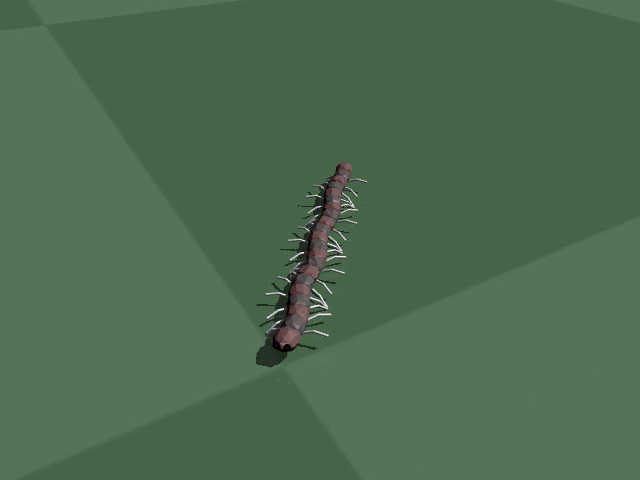
#> input picture frame 4 of 8-Dataset/videos/flat/trial_000.mp4, 640 x 480 px, given in place of diagnostic_A_old_plant_old_controller_front.mp4, which was not available
$ python make_front_demo_sheet.py
#> lines starting #> are read from the running program, lines starting #| are printed output that depends on the picture; pictures that were not available may be replaced by others from this repository, and a replacement may not be noted
"""Create a matched-camera frame sheet for the two diagnostic demo videos."""

from pathlib import Path

import cv2
from PIL import Image, ImageDraw, ImageFont


ROOT = Path(__file__).resolve().parent
OUT = ROOT / "outputs/figures/matched_front_demo_comparison.png"
VIDEOS = (
    ("A  OLD PLANT + OLD FLAT CONTROLLER", ROOT / "outputs/videos/diagnostic_A_old_plant_old_controller_front.mp4"),
    ("E  q2 k20 PLANT + INHERITED CONTROLLER", ROOT / "outputs/videos/diagnostic_E_q2_k20_inherited_controller_front.mp4"),
)
FRACTIONS = (0.30, 0.45, 0.60, 0.75)


def get_font(size: int):
    path = Path(r"C:\Windows\Fonts\arial.ttf")
    return ImageFont.truetype(str(path), size) if path.exists() else ImageFont.load_default()


def main():
    cell_w, cell_h, gap, margin = 480, 270, 12, 24
    label_h, title_h, header_h = 42, 64, 38
    width = margin * 2 + len(FRACTIONS) * cell_w + (len(FRACTIONS) - 1) * gap
    height = margin * 2 + title_h + header_h + len(VIDEOS) * (label_h + cell_h + gap)
    canvas = Image.new("RGB", (width, height), "white")
#> canvas: PIL image 2004x798 RGB; every value is 255
    draw = ImageDraw.Draw(canvas)
    draw.text((margin, margin), "Matched front camera: the old low-wave run already rolls", fill="#111827", font=get_font(32))
    y = margin + title_h
    for col, fraction in enumerate(FRACTIONS):
        x = margin + col * (cell_w + gap)
        draw.text((x + cell_w // 2, y), f"{fraction:.0%} of run", anchor="ma", fill="#374151", font=get_font(22))
    y += header_h

    for label, path in VIDEOS:
        draw.text((margin, y), label, fill="#111827", font=get_font(24))
        y += label_h
        cap = cv2.VideoCapture(str(path))
        count = int(cap.get(cv2.CAP_PROP_FRAME_COUNT))
        for col, fraction in enumerate(FRACTIONS):
            cap.set(cv2.CAP_PROP_POS_FRAMES, round(fraction * (count - 1)))
            ok, bgr = cap.read()
            if not ok:
                raise RuntimeError(f"Cannot read {path} at {fraction}")
            frame = Image.fromarray(cv2.cvtColor(bgr, cv2.COLOR_BGR2RGB)).resize(
                (cell_w, cell_h), Image.Resampling.LANCZOS
            )
            canvas.paste(frame, (margin + col * (cell_w + gap), y))
#> this loop made 4 passes
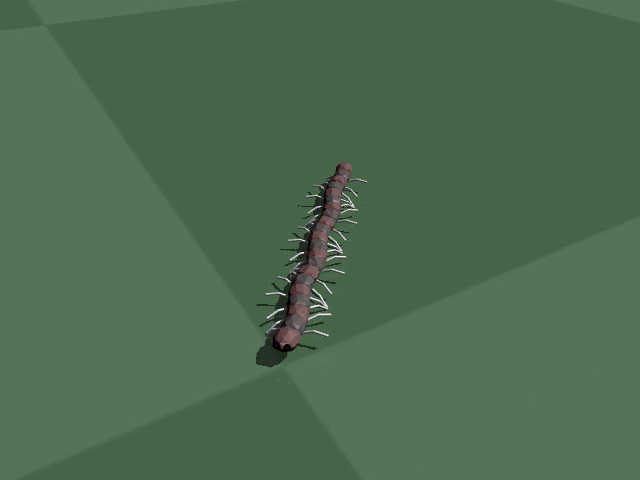
#> input picture frame 4 of 8-Dataset/videos/flat/trial_000.mp4, 640 x 480 px, given in place of diagnostic_A_old_plant_old_controller_front.mp4, which was not available
#> pass 1, in main, `frame = Image.fromarray(cv2.cvtColor(bgr, cv2.COLOR_BGR2RGB)).resize( ..`:
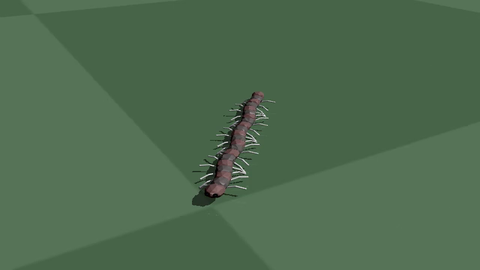
#> frame: PIL image 480x270 RGB; mean R, G, B 78.1, 106.2, 78.8
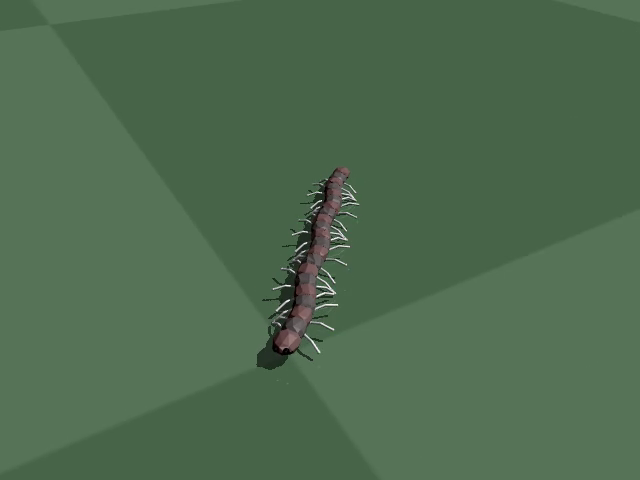
#> input picture frame 7 of 8-Dataset/videos/flat/trial_000.mp4, 640 x 480 px, given in place of diagnostic_A_old_plant_old_controller_front.mp4, which was not available
#> after the loop:
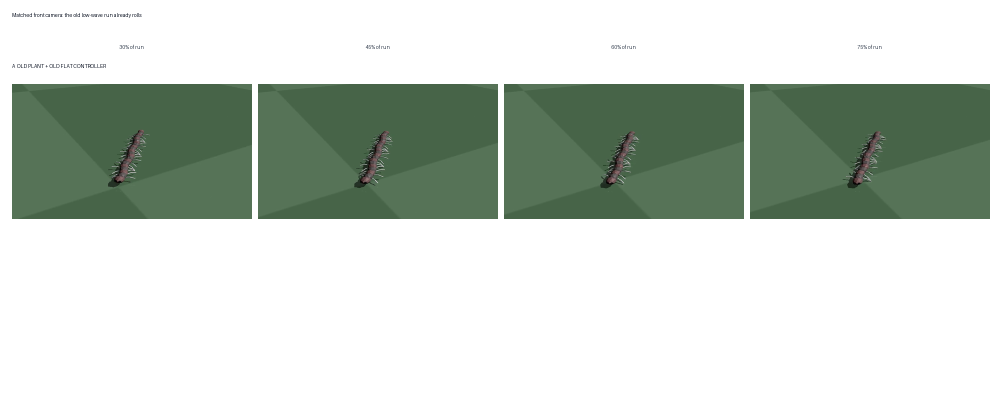
#> canvas: PIL image 2004x798 RGB (shown at 1/2 size); mean R, G, B 197.5, 206.6, 197.7
#> after the loop:
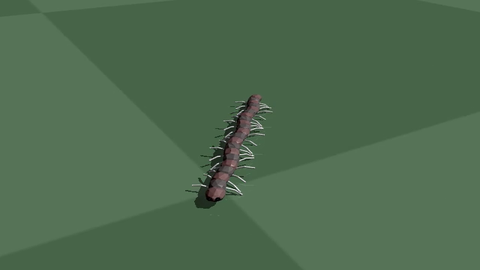
#> frame: PIL image 480x270 RGB; mean R, G, B 78.1, 106.2, 78.9
        cap.release()
        y += cell_h + gap

    OUT.parent.mkdir(parents=True, exist_ok=True)
    canvas.save(OUT)
    print(OUT)


if __name__ == "__main__":
    main()

$ run again, starting later in the video
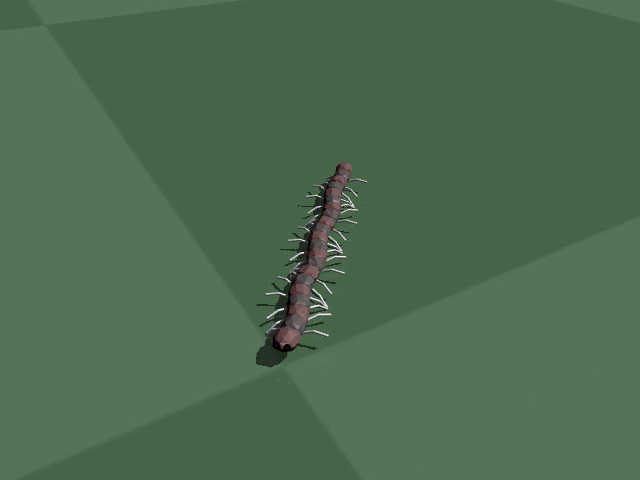
#> input picture frame 4 of 8-Dataset/videos/flat/trial_000.mp4, 640 x 480 px, given in place of diagnostic_A_old_plant_old_controller_front.mp4, which was not available
#> the loop in main, `for col, fraction in enumerate(FRACTIONS):` made 4 passes
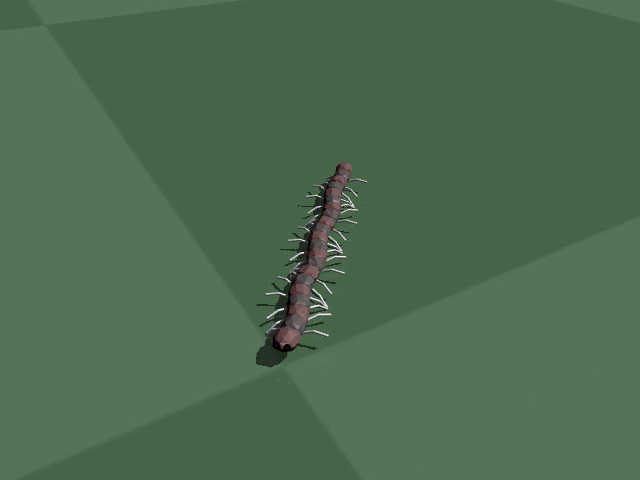
#> input picture frame 4 of 8-Dataset/videos/flat/trial_000.mp4, 640 x 480 px, given in place of diagnostic_A_old_plant_old_controller_front.mp4, which was not available
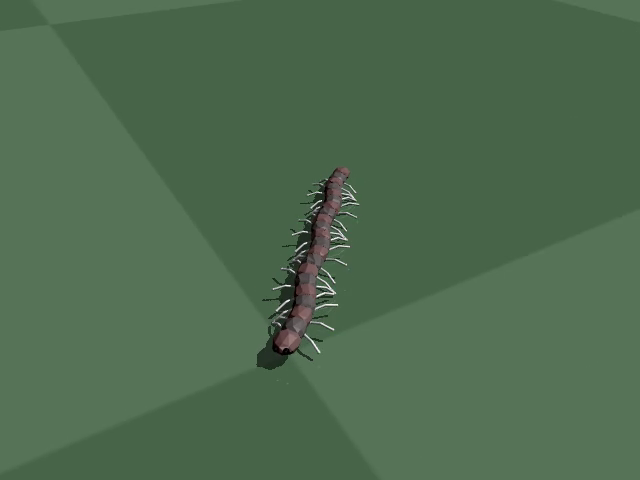
#> input picture frame 7 of 8-Dataset/videos/flat/trial_000.mp4, 640 x 480 px, given in place of diagnostic_A_old_plant_old_controller_front.mp4, which was not available
#> in main, `canvas.save(OUT)`:
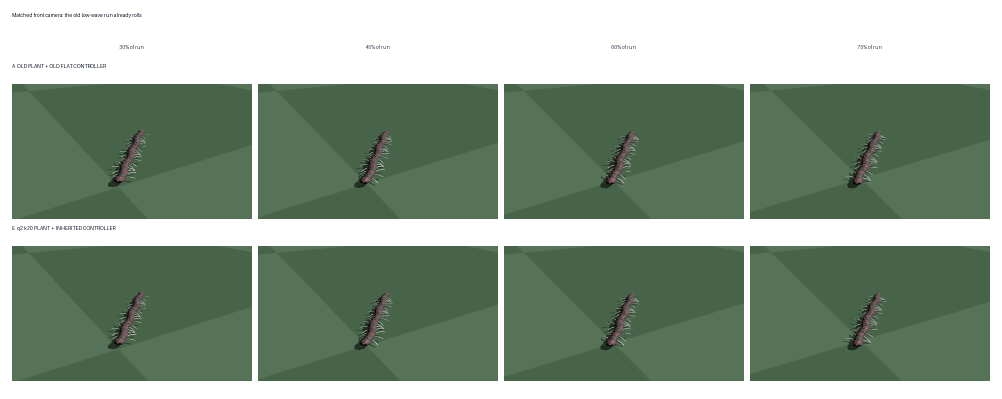
#> saved as matched_front_demo_comparison.png: PIL image 2004x798 RGB (shown at 1/2 size); mean R, G, B 140, 158.3, 140.6

$ run again, starting later in the video
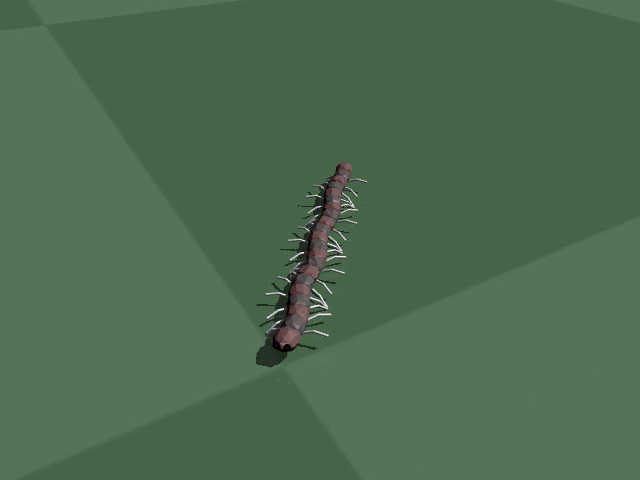
#> input picture frame 4 of 8-Dataset/videos/flat/trial_000.mp4, 640 x 480 px, given in place of diagnostic_A_old_plant_old_controller_front.mp4, which was not available
#> the loop in main, `for col, fraction in enumerate(FRACTIONS):` made 4 passes
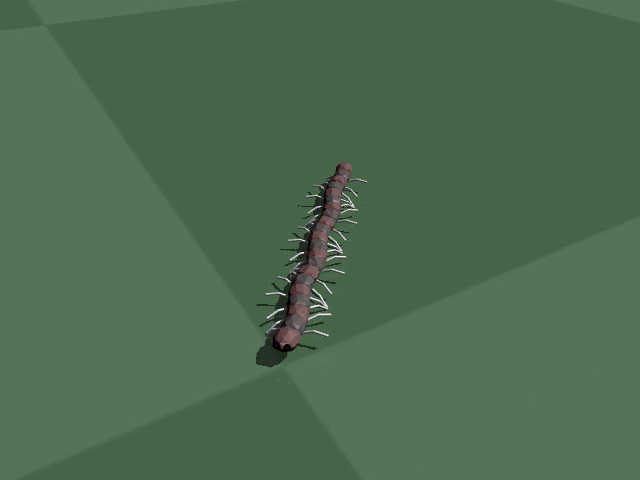
#> input picture frame 4 of 8-Dataset/videos/flat/trial_000.mp4, 640 x 480 px, given in place of diagnostic_A_old_plant_old_controller_front.mp4, which was not available
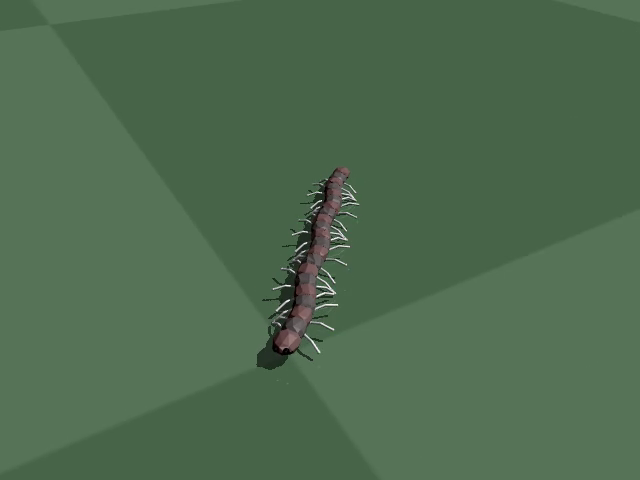
#> input picture frame 7 of 8-Dataset/videos/flat/trial_000.mp4, 640 x 480 px, given in place of diagnostic_A_old_plant_old_controller_front.mp4, which was not available
#> in main, `canvas.save(OUT)`:
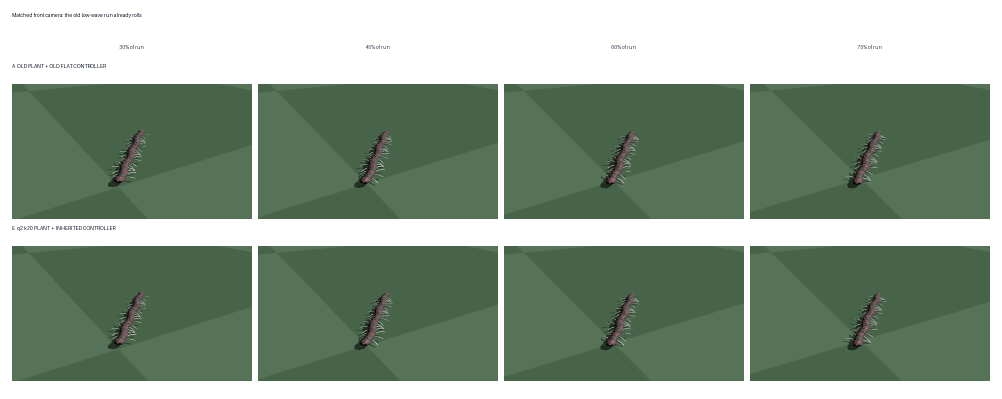
#> saved as matched_front_demo_comparison.png: PIL image 2004x798 RGB (shown at 1/2 size); mean R, G, B 140, 158.3, 140.6
